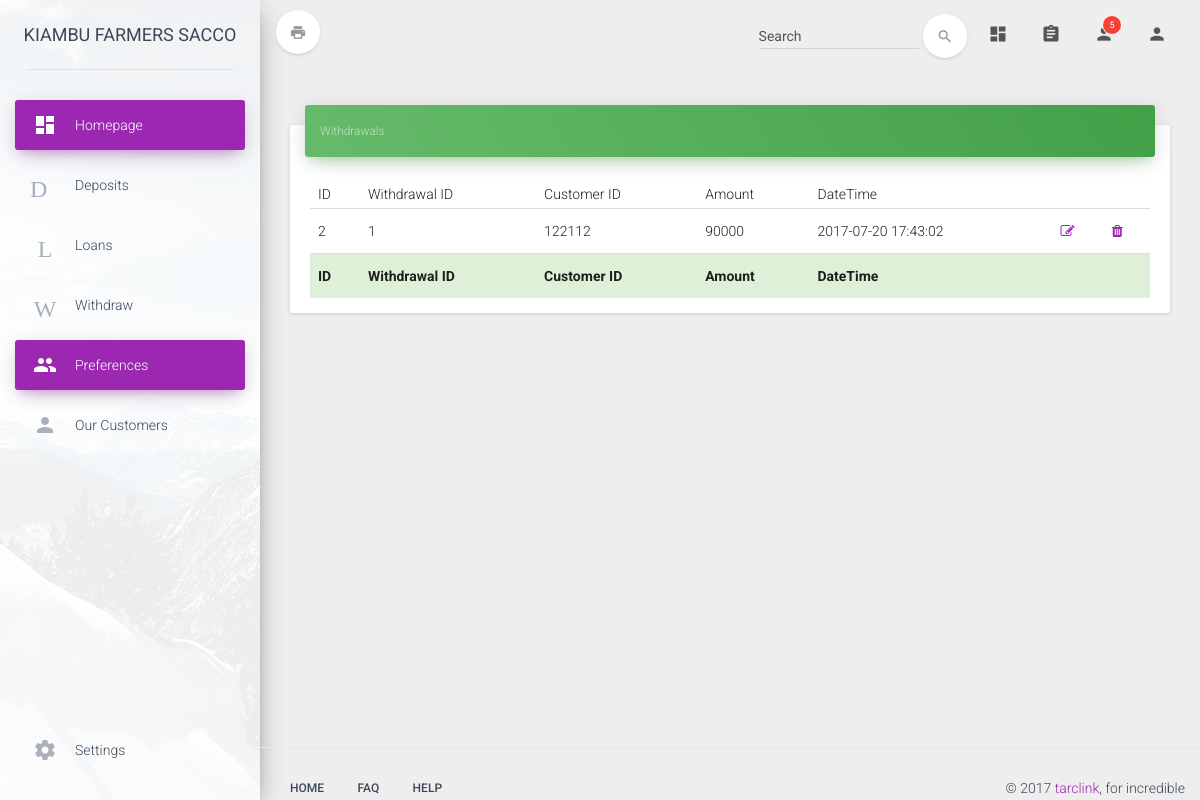
The app's page /admin/withdrawal.php with its own data.
### tables this page shows
CREATE TABLE `Customer_Withdraw_table` (
  `Customer_Withdraw_id` int(20) NOT NULL,
  `Customer_Withdraw_Withdraw_id` int(20) DEFAULT NULL,
  `Customer_Withdraw_Login_id` int(20) DEFAULT NULL,
  `Customer_Withdraw_amount` int(20) DEFAULT NULL,
  `Customer_Withdraw_DateTime` varchar(20) DEFAULT NULL
);

### admin/withdrawal.php (the view)
<?php include "baseh.php";?>
<?php
include "../connection/db.php";
$result = mysqli_query($con, "SELECT * FROM Customer_Withdraw_table ORDER BY Customer_Withdraw_id ASC");
?>
    <div class="card">
        <div class="card-header" data-background-color="green">
            <small i class="category">Withdrawals </small>
        </div>
        <div class="card-content table-responsive">
            <table class="table" id="table1">
                <thead class="">
                <th>ID</th>
                <th>Withdrawal ID</th>
                <th>Customer ID</th>
                <th>Amount</th>
                <th>DateTime</th>
                <th></th>
                <th></th>
                </thead>
                <tbody>
                <?php
                while($res = mysqli_fetch_array($result)) {
                    echo "<tr class=''>";
                    echo "<td class=''>".$res['Customer_Withdraw_id']."</td>";
                    echo "<td class=''>".$res['Customer_Withdraw_Withdraw_id']."</td>";
                    echo "<td>".$res['Customer_Withdraw_Login_id']."</td>";
                    echo "<td class=''>".$res['Customer_Withdraw_amount']."</td>";
                    echo "<td class=''>".$res['Customer_Withdraw_DateTime']."</td>";
                    echo "<td><a href=\"editwith.php?wit=$res[Customer_Withdraw_id]\" onClick=\"return confirm('Are you sure you want to edit?')\" class='fa fa-edit lg-2'></a></td>";
                    echo "<td><a href=\"delete.php?wit=$res[Customer_Withdraw_id]\" onClick=\"return confirm('Are you sure you want to delete?')\" class='fa fa-trash lg-2'></a></td>";
                }
                ?>
                </tbody>
                <tfoot>
                <tr class="bg-success">
                    <th>ID</th>
                    <th>Withdrawal ID</th>
                    <th>Customer ID</th>
                    <th>Amount</th>
                    <th>DateTime</th>
                    <th></th>
                    <th></th>
                </tr>
                </tfoot>
            </table>
        </div>
    </div>
<?php include "basef.php";?>

### records on screen
customer_withdraw_table: Customer_Withdraw_id "2", Customer_Withdraw_Withdraw "1", Customer_Withdraw_Login "122112", Customer_Withdraw_amount "90000", Customer_Withdraw_DateTime "2017-07-20 17:43:02"
